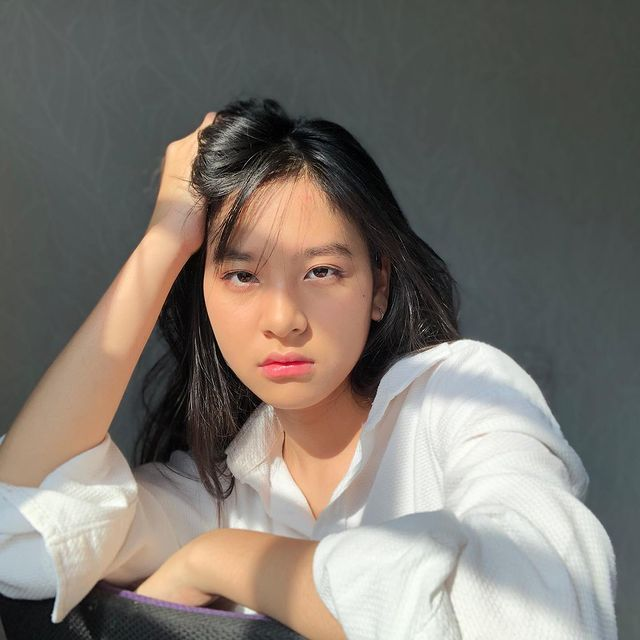
#> input picture 1207070103_Reza Fajriatul Haq/Image/zee.jpeg, 640 x 640 px
$ python '4-Filter Laplacian.py'   (older library calls are emulated)
#> lines starting #> are read from the running program, lines starting #| are printed output that depends on the picture
import cv2
from matplotlib import pyplot as plt

# Membaca Gambar
img0 = cv2.imread('Image/zee.jpeg')
#> img0 is the input picture: shape (640, 640, 3); mean B, G, R 109.8, 117, 123.4

# Konversi ke gray
gray = cv2.cvtColor(img0, cv2.COLOR_BGR2GRAY)
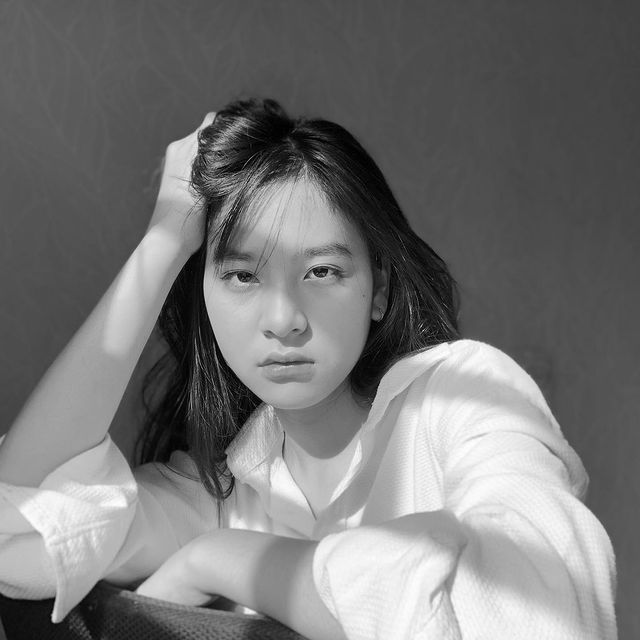
#> gray: shape (640, 640); min 0, max 255, mean 118.1

# Hilangkan noise
img = cv2.GaussianBlur(gray, (3, 3), 0)

# Konvolusi dengan kernel
laplacian = cv2.Laplacian(img, cv2.CV_64F)
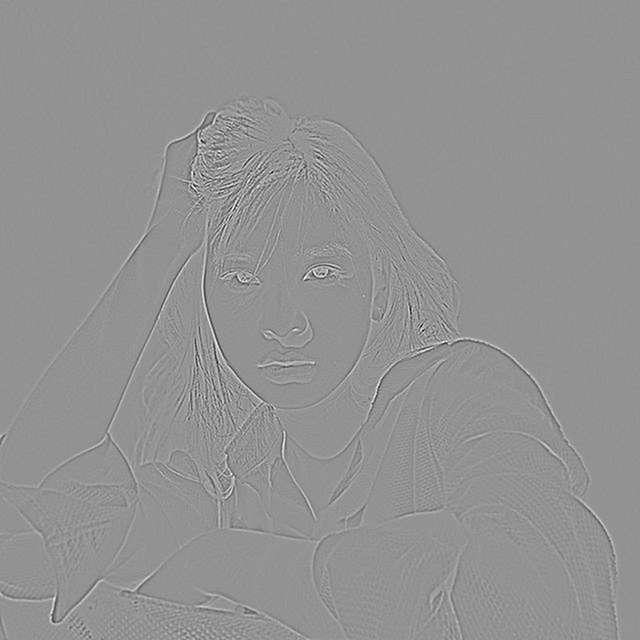
#> laplacian: shape (640, 640) float64; min -100, max 74, mean 0; drawn with min black and max white

# Tampilkan dengan matplotlib
plt.subplot(1, 2, 1)
plt.imshow(cv2.cvtColor(img0, cv2.COLOR_BGR2RGB))
plt.title('Original')
plt.xticks([])
plt.yticks([])

plt.subplot(1, 2, 2)
plt.imshow(laplacian, cmap='gray')
plt.title('Laplacian')
plt.xticks([])
plt.yticks([])

plt.show()
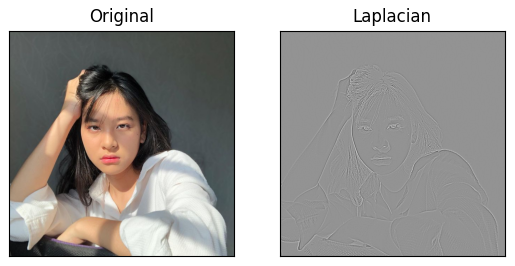
#> figure drawn by matplotlib, 2 panels

$ run again, with 1207070103_Reza Fajriatul Haq/Image/brain.jpeg copied over 1207070103_Reza Fajriatul Haq/Image/zee.jpeg
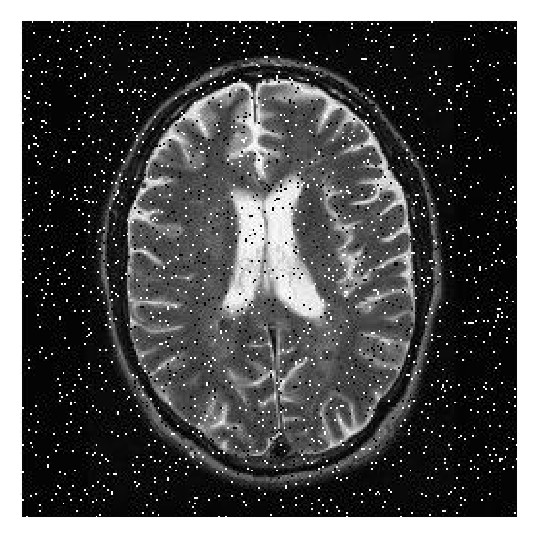
#> input picture 1207070103_Reza Fajriatul Haq/Image/brain.jpeg, 537 x 537 px
#> img0 is the input picture: shape (537, 537, 3); min 0, max 255, mean 82.8
#> `laplacian = cv2.Laplacian(img, cv2.CV_64F)`:
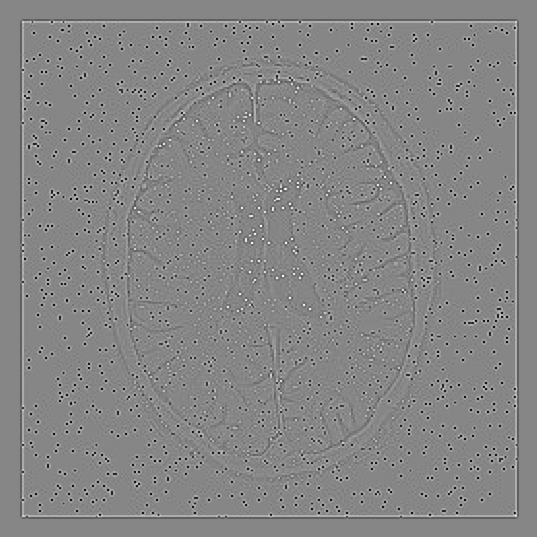
#> laplacian: shape (537, 537) float64; min -216, max 195, mean 0; drawn with min black and max white
#> `plt.show()`:
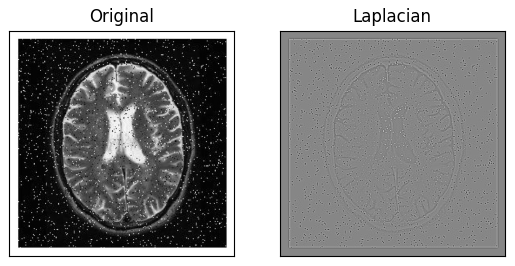
#> figure drawn by matplotlib, 2 panels
